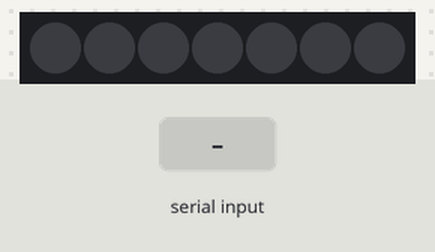
A sketch run on a simulated Arduino Uno, built with avr-gcc and run on an emulated ATmega328P. On the bench: 7 RGB LEDs in strip order, left to right. The test bench sets the inputs (shaded band). Dim RGB values are drawn brighter than linear.

Above: at 1.2 s.
1.3 s: "r" received over Serial
At 2.9 s:
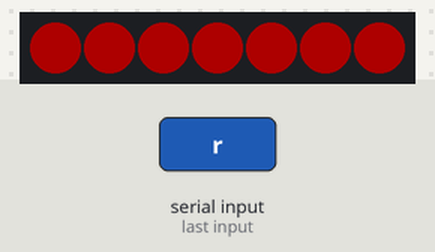
3.2 s: "b" received over Serial
At 4.3 s:
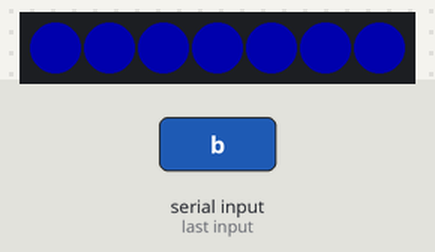
5.1 s: "g" received over Serial
At 6.7 s:
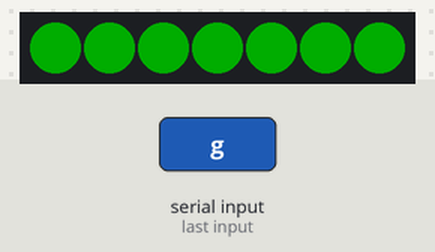
7.0 s: "w" received over Serial
At 8.1 s:
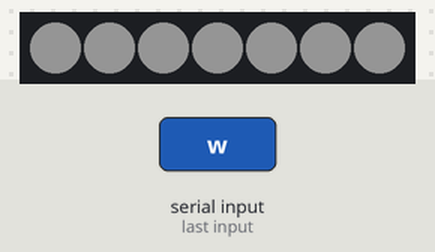
8.7 s: "r" received over Serial
At 9.77 s:
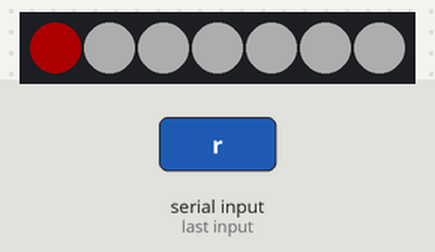
11.5 s: "g" received over Serial
At 11.55 s:
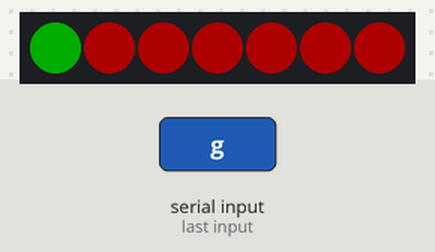
Timing chart, 0 to 14.4 s (numbered marks = the images above; inputs shaded):
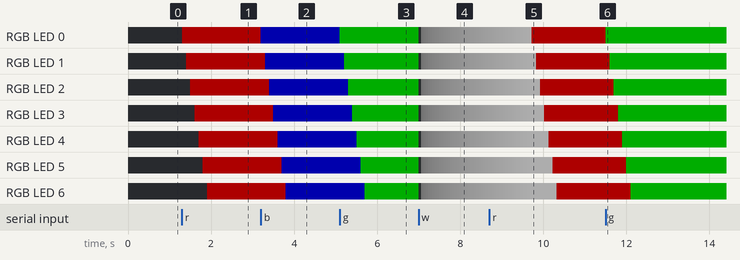

The sketch:

neopixel.ino
```cpp
#include <Adafruit_NeoPixel.h>

#define PIN 6
#define NUM_LEDS 7
#define BRIGHTNESS 50

Adafruit_NeoPixel strip = Adafruit_NeoPixel(NUM_LEDS, PIN, NEO_GRBW + NEO_KHZ800);


void setup() {
  Serial.begin(9600);
  // put your setup code here, to run once:
  strip.setBrightness(BRIGHTNESS);  //밝기를 결정하는 것
  strip.begin();   //시리얼 모니터처럼 비긴하는 것
  strip.show(); // Initialize all pixels to 'off'  //

}

void loop() {

   if(Serial.available()>0){
    char rx_data = Serial.read();
    if(rx_data =='r') red_out();
    else if(rx_data =='b') blue_out();
    else if(rx_data =='g') green_out();
    else if(rx_data=='x') all_off();
    else if(rx_data=='w') white_out();
   }

}
//함수로 만들기
void red_out()
{
  for(int i=0; i<7; i++){
        strip.setPixelColor(i, 255,0,0,0);
        strip.show();   //데이터를 밀고 나서 show켜주어야 led가 켜진다 지정한 색깔을 보여주는 것 strip.show();  //데이터를 밀고 나서 show켜주어야 led가 켜진다 지정한 색깔을 보여주는 것
        delay(100);
      }

}
void green_out()
{
  for(int i=0; i<7; i++){
        strip.setPixelColor(i, 0,255,0,0);
        strip.show();   //데이터를 밀고 나서 show켜주어야 led가 켜진다 지정한 색깔을 보여주는 것 strip.show();  //데이터를 밀고 나서 show켜주어야 led가 켜진다 지정한 색깔을 보여주는 것
        delay(100);
      }
}
void blue_out()
{
  for(int i=0; i<7; i++){
        strip.setPixelColor(i, 0,0,255,0);
        strip.show();   //데이터를 밀고 나서 show켜주어야 led가 켜진다 지정한 색깔을 보여주는 것 strip.show();  //데이터를 밀고 나서 show켜주어야 led가 켜진다 지정한 색깔을 보여주는 것
        delay(100);
      }
}
//void blue_out()
//{
//  for(int i=0; i<7; i++){
//        strip.setPixelColor(i, 0,0,255,0);
//        strip.show();   //데이터를 밀고 나서 show켜주어야 led가 켜진다 지정한 색깔을 보여주는 것 strip.show();  //데이터를 밀고 나서 show켜주어야 led가 켜진다 지정한 색깔을 보여주는 것
//        delay(100);
//      }
//}
//한번에 꺼지도록
void all_off()
{
  for(int i=0; i<7; i++){
        strip.setPixelColor(i, 0,0,0,0);
      }
      strip.show();
}
//흰색으로 천천히 켜지도록 만들기
void white_out()
{
  for(int brightness = 0; brightness <=255; brightness++)
  {
    for(int i=0; i<7; i++){

        strip.setPixelColor(i, 0,0,0,brightness);
   }
      strip.show();
      delay(10);

  }
}
```

Measured:
- after the input at 1.3 s, RGB LED 0: off → RGB(50, 0, 0) at once; RGB LED 1: off → RGB(50, 0, 0) after 0.10 s; RGB LED 2: off → RGB(50, 0, 0) after 0.20 s; RGB LED 3: off → RGB(50, 0, 0) after 0.30 s; RGB LED 4: off → RGB(50, 0, 0) after 0.40 s; the LEDs: first change at once (image 1 shows a later state)
- after the input at 3.2 s, RGB LED 0: RGB(50, 0, 0) → RGB(0, 0, 50) at once; RGB LED 1: RGB(50, 0, 0) → RGB(0, 0, 50) after 0.10 s
- after the input at 5.1 s, RGB LED 0: RGB(0, 0, 50) → RGB(0, 50, 0) at once; RGB LED 1: RGB(0, 0, 50) → RGB(0, 50, 0) after 0.10 s
- after the input at 7.0 s, the LEDs: first change at once (image 4 shows a later state)
- after the input at 8.7 s, the LEDs: first differ from a run without the input after 1.0 s (image 5)
- after the input at 11.5 s, RGB LED 0: RGB(50, 0, 0) → RGB(0, 50, 0) at once; RGB LED 1: RGB(50, 0, 0) → RGB(0, 50, 0) after 0.10 s; RGB LED 2: RGB(50, 0, 0) → RGB(0, 50, 0) after 0.20 s; RGB LED 3: RGB(50, 0, 0) → RGB(0, 50, 0) after 0.30 s; RGB LED 4: RGB(50, 0, 0) → RGB(0, 50, 0) after 0.40 s; the LEDs: change at once (image 6)
